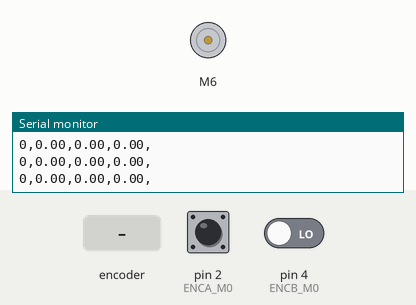
This sketch was run on a simulated Arduino Uno, built with avr-gcc and run on an emulated ATmega328P. Parts: DC motor (green arrow = forward, orange = backward, longer = faster), the last lines printed to the serial monitor. The inputs (shaded band) are chosen by the test bench; at power-on: pin 2 (ENCA_M0) HIGH, pin 4 (ENCB_M0) LOW.

Above: at 1.2 s.
1.3 s: rotary encoder on pin 2 (ENCA_M0) / pin 4 (ENCB_M0) turned 3 steps (first pin leading)
At 2.9 s:
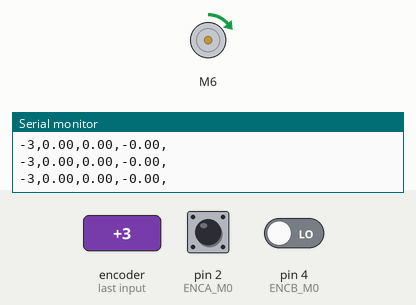
4.9 s: rotary encoder on pin 2 (ENCA_M0) / pin 4 (ENCB_M0) turned 1 step (first pin leading)
At 5.8 s:
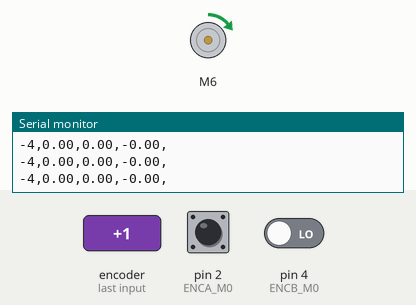
Timing chart, 0 to 7.9 s (numbered marks = the images above; inputs shaded):
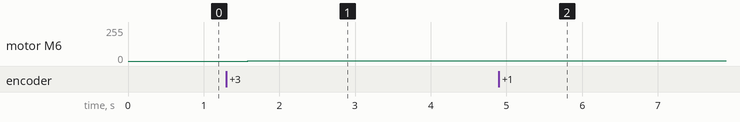

Measured:
- after the input at 1.3 s, motor M6: stopped → forward 1/255 after 0.28 s
- after the input at 4.9 s, motor M6: forward 1/255 → forward 2/255 after 0.09 s

The sketch:

PI_Control.ino
```cpp
// (licence header left out)
#include "CytronMotorDriver.h"

#define ENCA_M0 2
#define ENCB_M0 4
#define LILIM_PWM 255
long prevT = 0;
int posPrev = 0;
volatile int pos_i = 0;
volatile float velocity_i = 0;
volatile long prevT_i = 0;
int pwm = 0;
float eintegral = 0;
float v1filt = 0;
float v1prev = 0;
float v2filt = 0;
float v2prev = 0;

// Configure the motor driver.
CytronMD motor1(PWM_PWM, 6, 7);   // PWM 1A = Pin 3, PWM 1B = Pin 9.
//CytronMD motor2(PWM_PWM, 10, 11); // PWM 2A = Pin 10, PWM 2B = Pin 11.


// The setup routine runs once when you press reset.
void setup() {
  Serial.begin(9600);
  pinMode(ENCA_M0, INPUT);
  pinMode(ENCB_M0, INPUT);
  attachInterrupt(digitalPinToInterrupt(ENCA_M0),Enncoder_m0,RISING);
}


void loop() {

  int pos = 0;
  pos = pos_i;
  Serial.print(pos);
  Serial.print(",");
  long currT = micros();
  float deltaT = ((float) (currT-prevT))/1.0e6;
  float velocity1 = (pos - posPrev)/deltaT;
  posPrev = pos;
  prevT = currT;

  // Convert count/s to RPM
  float v1 = velocity1/990.0*60.0;
  v1filt = 0.854*v1filt + 0.0728*v1 + 0.0728*v1prev;
  v1prev = v1;
  //v2Filt = 0.854*v2Filt + 0.0728*v2 + 0.0728*v2Prev;
  //v2Prev = v2;

  float vt = 0;
  float kp = 1;
  float ki = 9;
  float e = vt-v1filt;
  eintegral = eintegral + e*deltaT;

  float u = kp*e + ki*eintegral;

  pwm = (int) u;
  if (pwm > LILIM_PWM){
    pwm  = LILIM_PWM;
  }
  motor1.setSpeed(pwm);

  Serial.print(vt);
  Serial.print(",");
  Serial.print(v1);
  Serial.print(",");
  Serial.print(v1filt);
  Serial.println(",");
  //delay(1);

}

void Enncoder_m0(){
  int b = digitalRead(ENCB_M0);
  int increment = 0;
  if(b>0){
    // If B is high, increment forward
    increment = 1;
  }
  else{
    // Otherwise, increment backward
    increment = -1;
  }
  pos_i = pos_i + increment;


}
```
